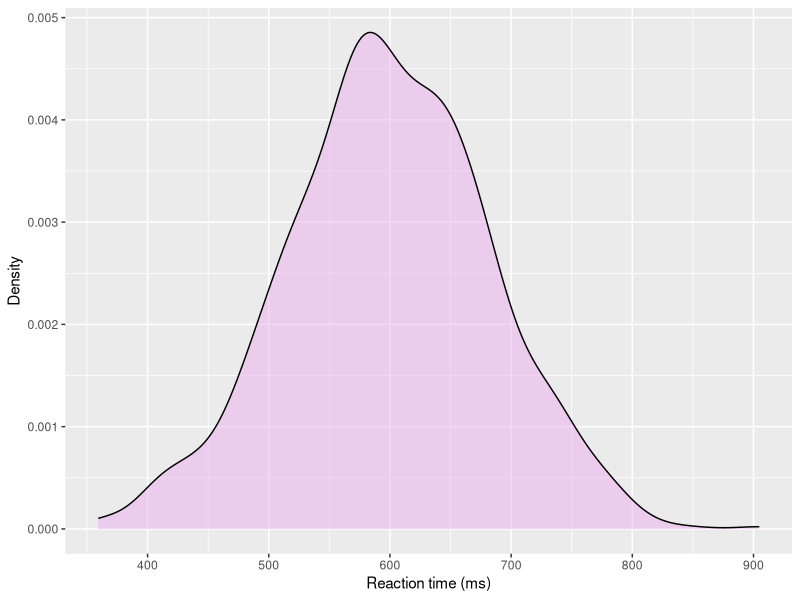
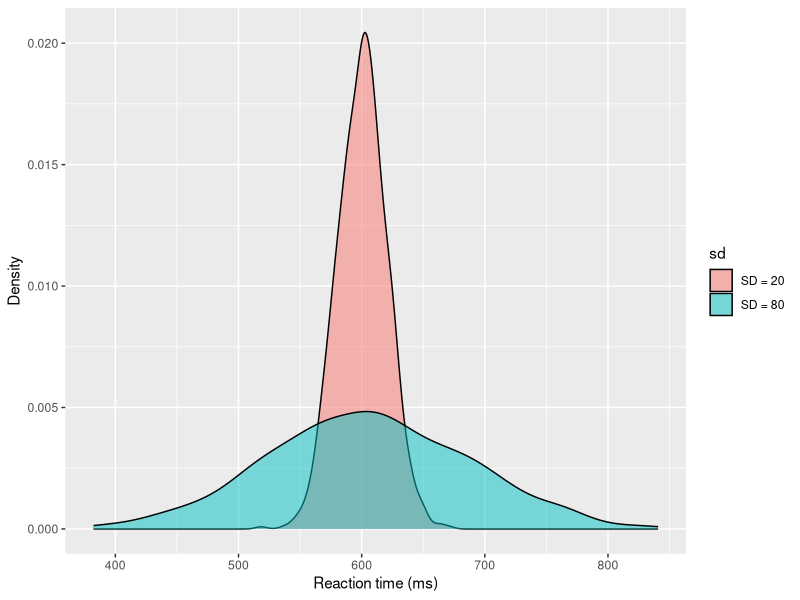

Write R code to recreate these figures, in order.
## ---- chunk 1
knitr::opts_chunk$set(echo = TRUE, message = FALSE, warning = FALSE)
## ---- chunk 2
library(tidyverse)
library(palmerpenguins)
## ---- chunk 3
glimpse(penguins)
## ---- chunk 4
set.seed(1)
## ---- chunk 5
rt <- tibble(value = rnorm(1000, mean = 600, sd = 80))
## ---- chunk 6
rt |>
  ggplot(aes(x = value)) +
  geom_density(fill = "plum2", alpha = 0.5) +
  xlab("Reaction time (ms)") + ylab("Density")
## ---- chunk 7
set.seed(2)
## ---- chunk 8
rt2 <- bind_rows(
  tibble(value = rnorm(1000, mean = 600, sd = 80), sd = "SD = 80"),
  tibble(value = rnorm(1000, mean = 600, sd = 20), sd = "SD = 20")
)
## ---- chunk 9
rt2 |>
  ggplot(aes(x = value, fill = sd)) +
  geom_density(alpha = 0.5) +
  xlab("Reaction time (ms)") + ylab("Density")
## ---- chunk 10
mean(penguins$flipper_length_mm)
## ---- chunk 11
penguins |>
  na.omit() |>
  pull(flipper_length_mm) |>
  mean()

mean(penguins$flipper_length_mm, na.rm = TRUE)
## ---- chunk 12
nrow(penguins)
nrow(na.omit(penguins))
sum(is.na(penguins$flipper_length_mm))
## ---- chunk 13
median(penguins$flipper_length_mm, na.rm = TRUE)
## ---- chunk 14
find_mode <- function(x) {
  u <- unique(x)
  tab <- tabulate(match(x, u))
  u[tab == max(tab)]
}
## ---- chunk 15
find_mode(penguins$island)
find_mode(penguins$species)
## ---- chunk 16
penguins |> count(island)
penguins |> count(species)
## ---- chunk 17
sd(penguins$body_mass_g, na.rm = TRUE)
mad(penguins$body_mass_g, na.rm = TRUE)
range(penguins$body_mass_g, na.rm = TRUE)
## ---- chunk 18
diff(range(penguins$body_mass_g, na.rm = TRUE))
## ---- chunk 19
quantile(penguins$body_mass_g, na.rm = TRUE)
## ---- chunk 20
rts <- c(512, 548, 575, 590, 601, 615, 630, 644, 668, 702)
## ---- chunk 21
c(mean = mean(rts), median = median(rts), sd = sd(rts), mad = mad(rts))

rts_slow <- c(rts, 3000)
c(mean = mean(rts_slow), median = median(rts_slow), sd = sd(rts_slow), mad = mad(rts_slow))
## ---- chunk 22
penguins |>
  group_by(species) |>
  summarise(mean_mass = mean(body_mass_g, na.rm = TRUE),
            sd_mass = sd(body_mass_g, na.rm = TRUE),
            n = n())
## ---- chunk 23
penguins |>
  summarise(mean_mass = mean(body_mass_g, na.rm = TRUE),
            sd_mass = sd(body_mass_g, na.rm = TRUE),
            n = n(),
            .by = species)
## ---- chunk 24
penguins |>
  summarise(mean_mass = mean(body_mass_g, na.rm = TRUE), .by = island) |>
  arrange(desc(mean_mass))
## ---- chunk 25
count(penguins, island, species)
